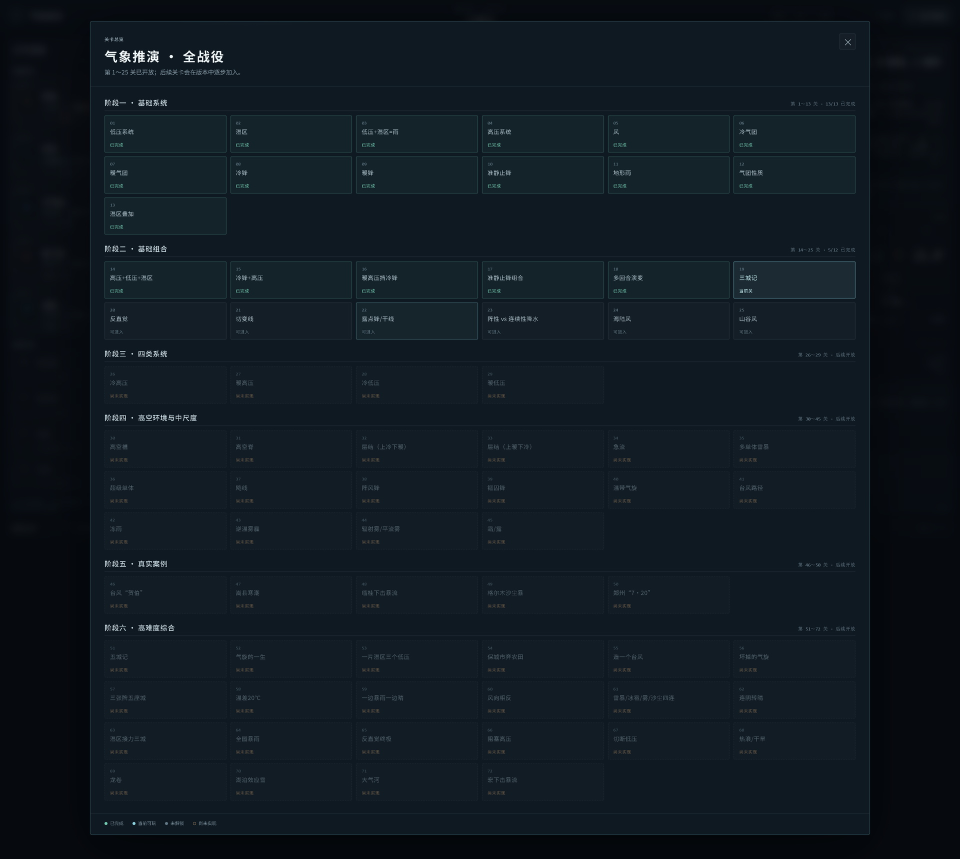
#> input picture screenshots/02-campaign-all-72.jpg, 1920 x 1718 px, given in place of canvas-clean-4k.png, which was not available (shown at 1/2 size)
$ python make_nologo_native.py
#> lines starting #> are read from the running program, lines starting #| are printed output that depends on the picture
### scripts/promo/make_editorial_covers.py
"""Editorial full-bleed key art and TapTap covers from native 4K gameplay."""
from __future__ import annotations

import sys
from pathlib import Path

import numpy as np
from PIL import Image, ImageDraw, ImageEnhance, ImageFilter

ROOT = Path(__file__).resolve().parents[2]
sys.path.insert(0, str(ROOT / "scripts" / "promo"))
import make_promos as mp  # noqa: E402

SRC = ROOT / "capture" / "library" / "canvas-keyart-4k.png"
LOGO = ROOT / "deliverables" / "logo" / "logo-horizontal-1280.png"
OUT = ROOT / "deliverables" / "covers"
PROMO = ROOT / "deliverables" / "promotional"
TAP = ROOT / "deliverables" / "taptap"
TMP = ROOT / "capture" / "editorial"
TMP.mkdir(parents=True, exist_ok=True)
CYAN = (150, 220, 232)


# [16 lines left out: functions logo, cover_crop, not called in this run]


def grade(im: Image.Image) -> Image.Image:
    im = ImageEnhance.Color(im).enhance(1.26)
    im = ImageEnhance.Contrast(im).enhance(1.10)
    im = ImageEnhance.Brightness(im).enhance(0.92)

    a = np.array(im, dtype=np.float32) / 255.0
    lum = a.max(axis=2, keepdims=True)
    # Lift shadows toward navy, push highlights toward icy cyan.
    shadow = np.array([5, 14, 22], dtype=np.float32) / 255.0
    high = np.array([196, 240, 248], dtype=np.float32) / 255.0
    a = shadow + a * (high - shadow) * 0.92
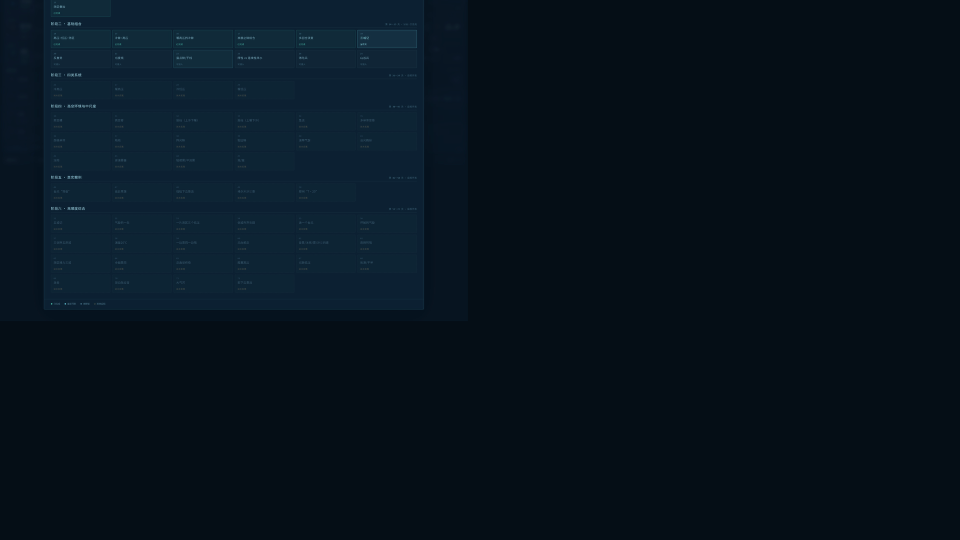
#> a: shape (1080, 1920, 3) float32 (shown at 1/2 size); mean R, G, B 0.0287, 0.078, 0.121

    # Soft cyan bloom from the brightest rain / contour areas.
    bright = np.clip((lum - 0.55) / 0.45, 0, 1) ** 1.5
    bloom_src = (a * bright).astype(np.float32)
    b = Image.fromarray(np.clip(bloom_src * 255, 0, 255).astype(np.uint8)).filter(ImageFilter.GaussianBlur(26))
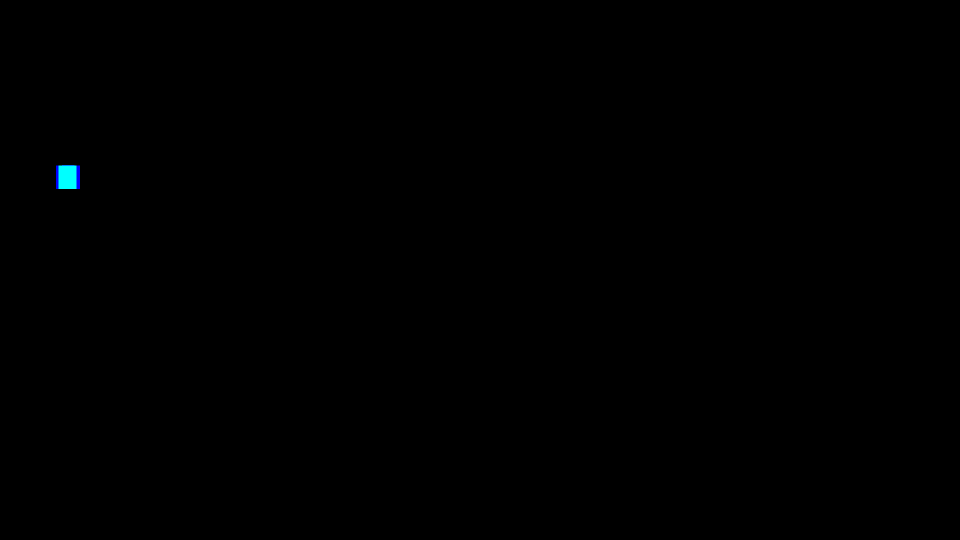
#> b: PIL image 1920x1080 RGB (shown at 1/2 size); mean R, G, B 0, 0.000816, 0.0011; drawn with 1 as white
    ba = np.array(b, dtype=np.float32) / 255.0
    a = 1 - (1 - a) * (1 - ba * 0.35)

    im = Image.fromarray(np.clip(a * 255, 0, 255).astype(np.uint8))
    return im


def atmosphere(im: Image.Image, seed=7) -> Image.Image:
#> called with seed = 51
    w, h = im.size
#> w = 1920; h = 1080
    rng = np.random.default_rng(seed)

    # Rain streaks.
    rain = Image.new("RGBA", (w, h), (0, 0, 0, 0))
#> rain: PIL image 1920x1080 RGBA; every value is 0
    d = ImageDraw.Draw(rain)
    for _ in range(int(w * h / 5200)):
        x = rng.uniform(-0.1, 1.05) * w
        y = rng.uniform(-0.1, 1.05) * h
        ln = rng.uniform(18, 58) * (w / 1920)
        dx = rng.uniform(4, 9) * (w / 1920)
        d.line([(x, y), (x + dx, y + ln)], fill=(180, 225, 235, int(rng.uniform(14, 34))), width=1)
    im = Image.alpha_composite(im.convert("RGBA"), rain)
#> im: PIL image 1920x1080 RGBA

    # Low fog.
    fog = Image.new("RGBA", (w, h), (0, 0, 0, 0))
    fd = ImageDraw.Draw(fog)
    for y in range(int(h * 0.55), h):
        t = max(0.0, (y - h * 0.55) / (h * 0.45))
        fd.line([(0, y), (w, y)], fill=(16, 42, 52, int(50 * t ** 1.5)))
    fog = fog.filter(ImageFilter.GaussianBlur(40))
    im = Image.alpha_composite(im, fog)

    # Vignette.
    mask = Image.new("L", (w, h), 0)
#> mask: PIL image 1920x1080 L; every value is 0
    md = ImageDraw.Draw(mask)
    md.ellipse((-w * 0.16, -h * 0.20, w * 1.16, h * 1.20), fill=255)
    mask = mask.filter(ImageFilter.GaussianBlur(170))
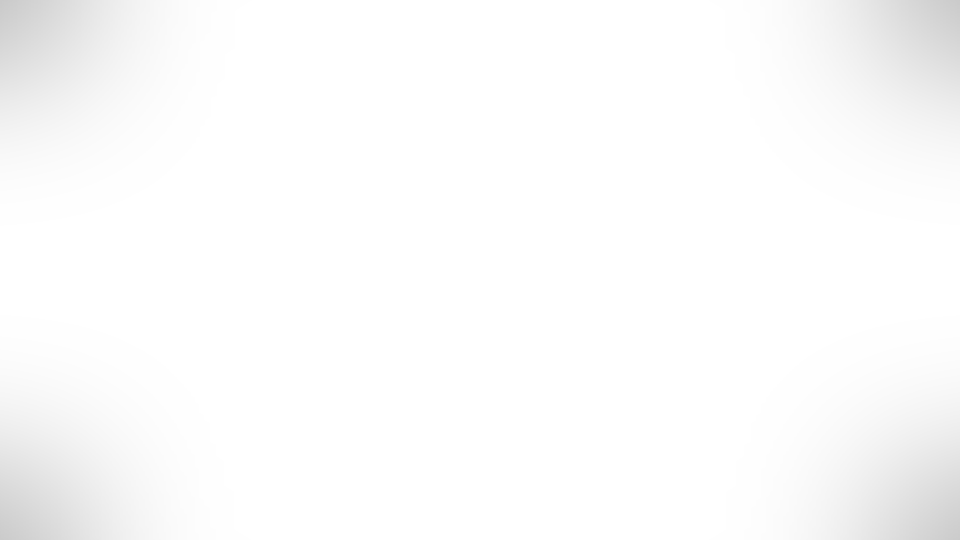
#> mask: PIL image 1920x1080 L (shown at 1/2 size); min 202, max 255, mean 251.5
    black = Image.new("RGB", (w, h), (0, 0, 0))
#> black: PIL image 1920x1080 RGB; every value is 0
    im = Image.composite(im.convert("RGB"), black, mask.point(lambda v: 120 + int(v * 0.52))).convert("RGBA")
    return im


# [78 lines left out: functions scrim, place_title, save, make_16x9, make_landscape, make_portrait, not called in this run]


# [5 lines that do not run on import are left out]

### scripts/promo/make_nologo_native.py
"""Native, text-free TapTap no-logo promo pair + library wallpaper."""
from __future__ import annotations

import sys
from pathlib import Path

from PIL import Image, ImageEnhance

ROOT = Path(__file__).resolve().parents[2]
sys.path.insert(0, str(ROOT / "scripts" / "promo"))
import make_editorial_covers as ed  # noqa: E402

SRC = ROOT / "capture" / "library" / "canvas-clean-4k.png"
OUT = ROOT / "deliverables" / "taptap"


def render(crop, size, seed):
    im = Image.open(SRC).convert("RGB").crop(crop)
    im = im.resize(size, Image.Resampling.LANCZOS)
    im = ed.grade(im)
    im = ed.atmosphere(im, seed)
    im = ImageEnhance.Contrast(im).enhance(1.04)
    im = ImageEnhance.Color(im).enhance(1.04)
    return im.convert("RGB")


def main():
    landscape = render((0, 400, 3940, 2616), (1920, 1080), 51)
    landscape.save(OUT / "no-logo-landscape-1920x1080.jpg", quality=95, subsampling=1)
    landscape.save(OUT / "no-logo-landscape-1920x1080.png", optimize=True)

    portrait = render((650, 120, 2270, 2550), (1080, 1620), 52)
#> in grade (call 2), `lum = a.max(axis=2, keepdims=True)`:
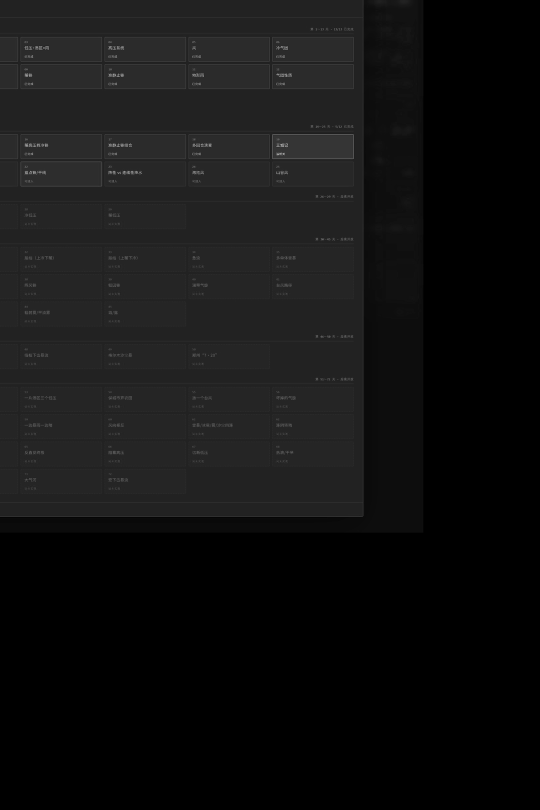
#> lum: shape (1620, 1080, 1) float32 (shown at 1/2 size); min 0, max 0.8, mean 0.0684
#> in grade (call 2), `a = shadow + a * (high - shadow) * 0.92`:
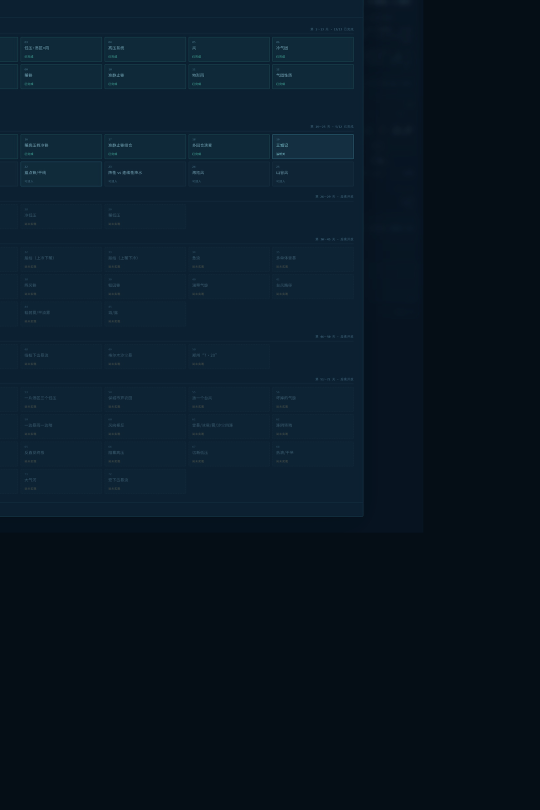
#> a: shape (1620, 1080, 3) float32 (shown at 1/2 size); mean R, G, B 0.036, 0.097, 0.144
#> in grade (call 2), `b = Image.fromarray(np.clip(bloom_src * 255, 0, 255).astype(np.uint8))..`: b: PIL image 1080x1620 RGB; every value is 0
#> in grade (call 2), `ba = np.array(b, dtype=np.float32) / 255.0`: ba: shape (1620, 1080, 3) float32; every value is 0
#> call 2 of atmosphere, with seed = 52
#> in atmosphere (call 2), `rain = Image.new("RGBA", (w, h), (0, 0, 0, 0))`: rain: PIL image 1080x1620 RGBA; every value is 0
#> in atmosphere (call 2), `fog = fog.filter(ImageFilter.GaussianBlur(40))`:
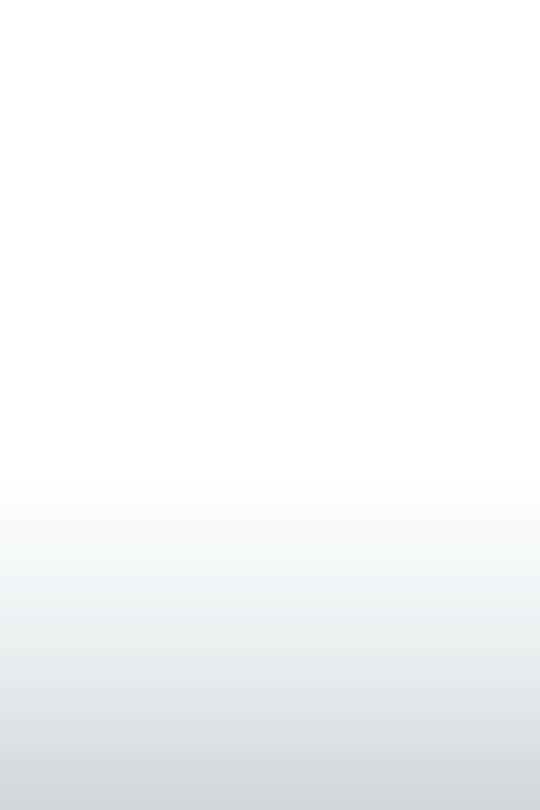
#> fog: PIL image 1080x1620 RGBA (shown at 1/2 size); mean R, G, B, A 7.2, 18.9, 23.4, 8.8; transparent parts drawn white
#> in atmosphere (call 2), `mask = Image.new("L", (w, h), 0)`: mask: PIL image 1080x1620 L; every value is 0
#> in atmosphere (call 2), `mask = mask.filter(ImageFilter.GaussianBlur(170))`:
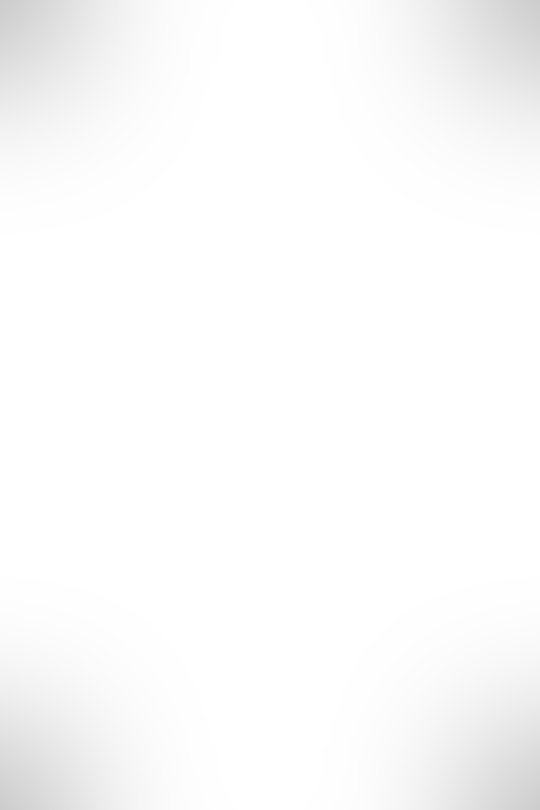
#> mask: PIL image 1080x1620 L (shown at 1/2 size); min 204, max 255, mean 251.1
    portrait.save(OUT / "no-logo-portrait-1080x1620.jpg", quality=95, subsampling=1)
    portrait.save(OUT / "no-logo-portrait-1080x1620.png", optimize=True)

    library = render((50, 350, 3890, 1590), (3840, 1240), 53)
    library.save(OUT / "library-background-3840x1240.jpg", quality=95, subsampling=1)
    library.save(OUT / "library-background-3840x1240.png", optimize=True)

    print("wrote no-logo pair + library background", landscape.size, portrait.size, library.size)
#| wrote no-logo pair + library background (1920, 1080) (1080, 1620) (3840, 1240)


if __name__ == "__main__":
    main()
